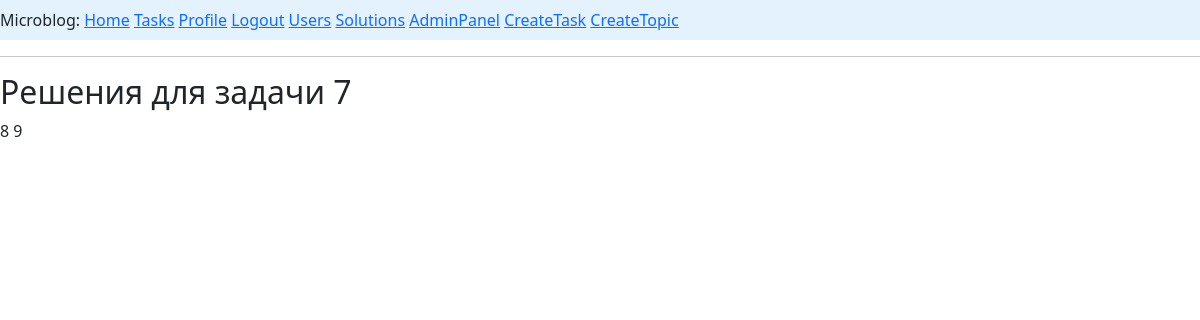
The app's page /task/7/solution (signed in), older data.
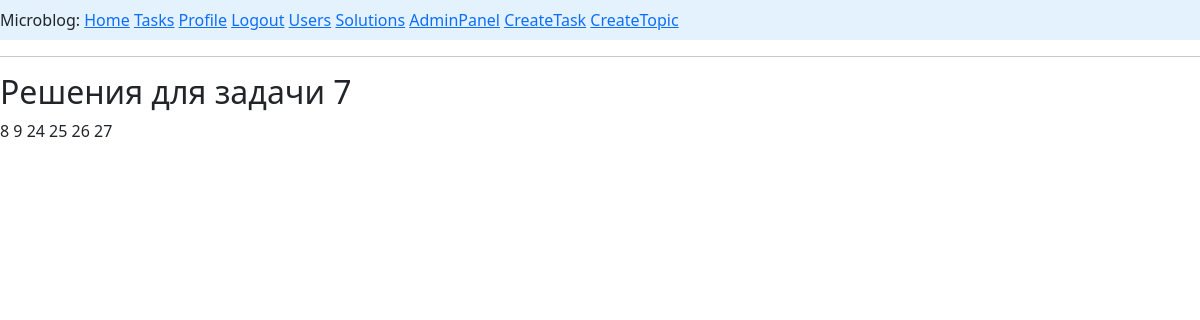
The same page, newer data.
### app/models.py (models this page shows)
class Solve(db.Model):
    __tablename__ = 'solves'
    id: so.Mapped[int] = so.mapped_column(primary_key=True, autoincrement=True)
    content: so.Mapped[str] = so.mapped_column(sa.String(100), nullable=True)
    accept: so.Mapped[bool] = so.mapped_column(sa.Boolean, default=False)
    created_date: so.Mapped[datetime] = so.mapped_column(index=True, default=lambda: datetime.now(timezone.utc))
    user_id: so.Mapped[int] = so.mapped_column(sa.ForeignKey(User.id), nullable=True)
    task_id: so.Mapped[int] = so.mapped_column(sa.ForeignKey(Task.id), nullable=True)
    solver: so.Mapped['User'] = so.relationship(back_populates='solve_user')
    task: so.Mapped['Task'] = so.relationship(back_populates='solve_task')

### app/routes.py (the view)
@app.route('/task/<int:id>/solution', methods=['GET','POST'])
@login_required
def solution_task(id):
    if not current_user.is_authenticated:
        return redirect(url_for('index'))
    soltn = db.session.scalars(sa.select(Solve).where(Solve.task_id == id)).all()
    return render_template('solution.html', solution_task=soltn, name=id)

### app/models.py (called while the page is built)
@login.user_loader
def load_user(id):
    return db.session.get(User, int(id))

### app/routes.py (called while the page is built)
@app.before_request
def before_request():
    if current_user.is_authenticated:
        current_user.last_seen = datetime.now(timezone.utc)
        db.session.commit()

### app/templates/solution.html
{% extends "base.html" %}
{% block content %}
<h2>Решения для задачи {{ name }}</h2>
    {%  if solution_task %}
        {% for u in solution_task%}
            <td>{{u.id}}</td>
        {% endfor %}
    {% else %}
    <p class="text-muted">Пока нет ни одного решения для этой задачи.</p>
    {%endif%}
{% endblock %}

### app/templates/base.html (shortened to what this page needs)
<!doctype html>
<html lang="en">
    <head>
    {{ bootstrap.load_css() }}
    </head>
    <body>
       <nav class="navbar navbar-light" style="background-color: #e3f2fd; justify-content-end" >
       <div>
            Microblog:
            <a href="{{ url_for('index') }}">Home</a>
            {% if current_user.is_anonymous %}
            <a href="{{ url_for('login') }}">Login</a>
            {% else %}
            <a href="{{ url_for('view_tasks') }}">Tasks</a>
            <a href="{{ url_for('user', username=current_user.username) }}">Profile</a>
            <a href="{{ url_for('logout') }}">Logout</a>
            {% if current_user.role and current_user.role.rolename == 'admin' %}
               <a href="{{ url_for('view_users') }}">Users</a>
               <a href="{{ url_for('solutions') }}">Solutions</a>
               <a href="{{ url_for('admin_users') }}">AdminPanel</a>
               <a href="{{ url_for('create_task') }}">CreateTask</a>
               <a href="{{ url_for('create_topic') }}">CreateTopic</a>
            {% endif %}
            {% endif %}
        </div>
        </nav>
        <hr>
        {% block content %}{% endblock %}
    </body>
</html>

Row changes from the older to the newer data that the page shows:
added Solve: id "24"
added Solve: id "25"
added Solve: id "26"
added Solve: id "27"
